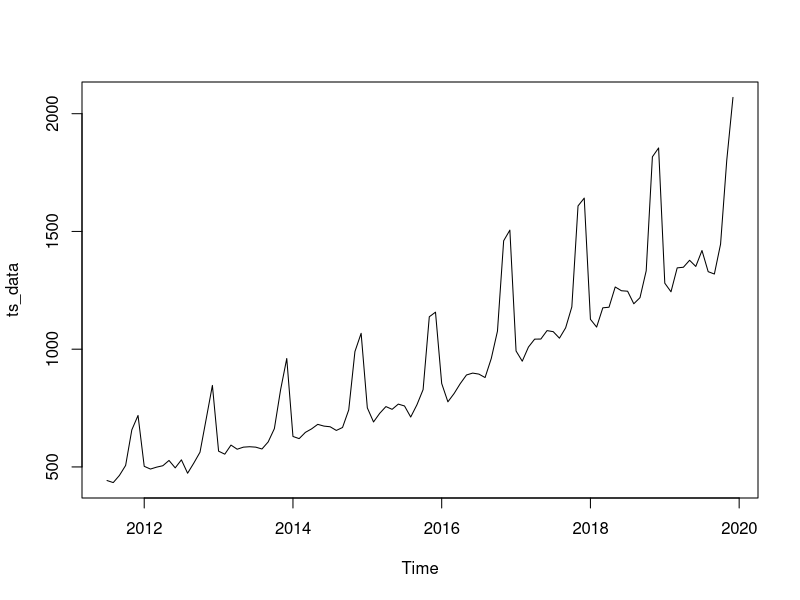
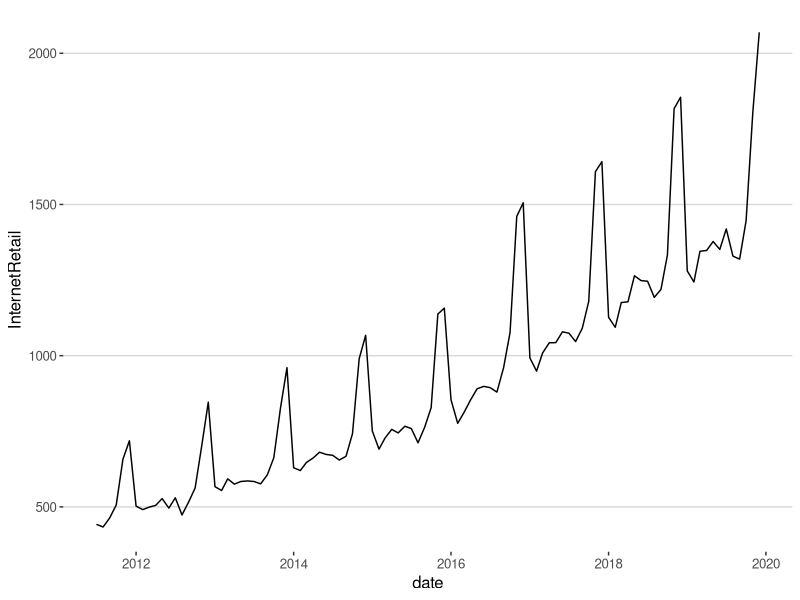
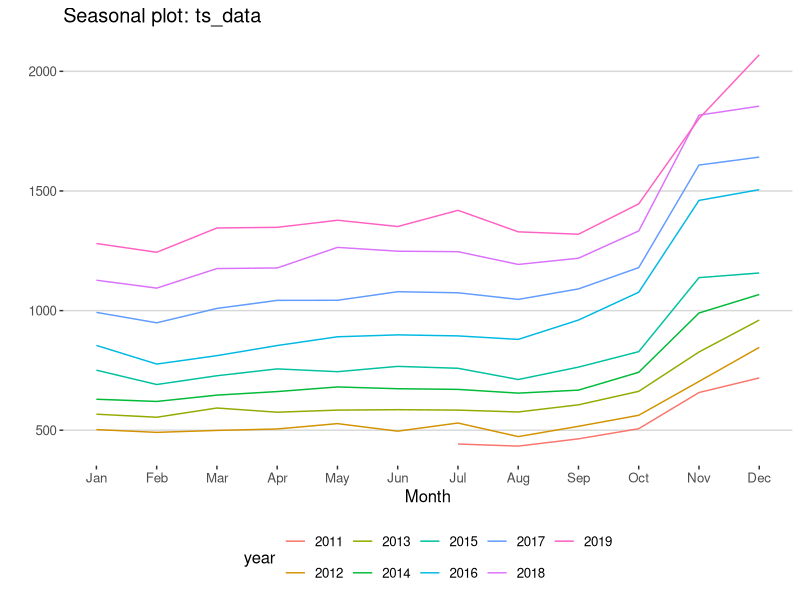
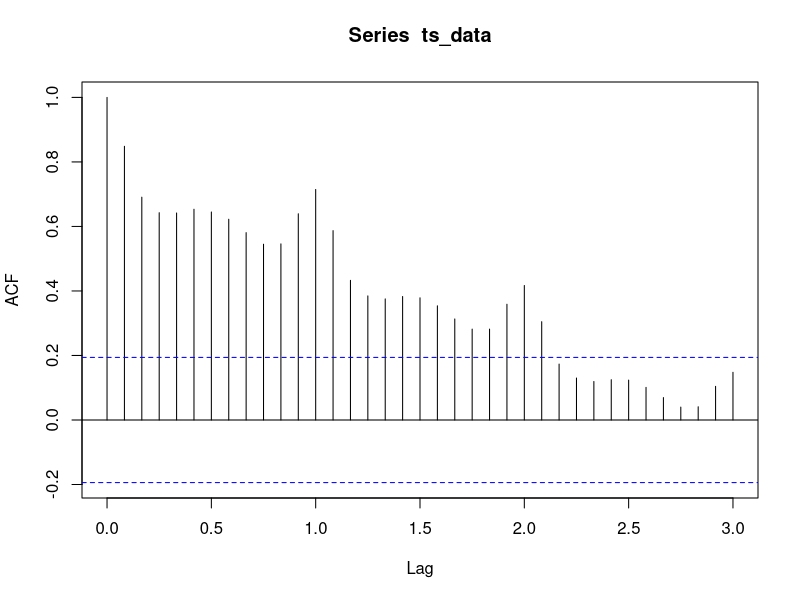
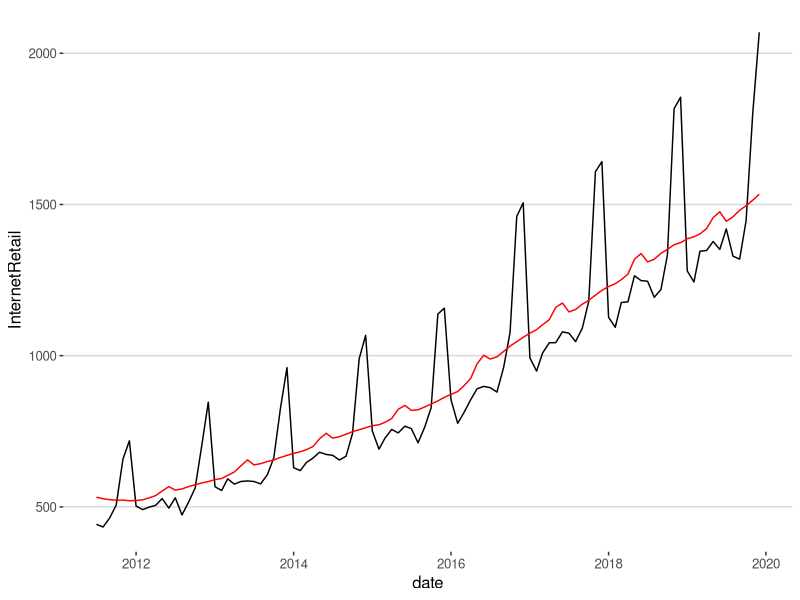
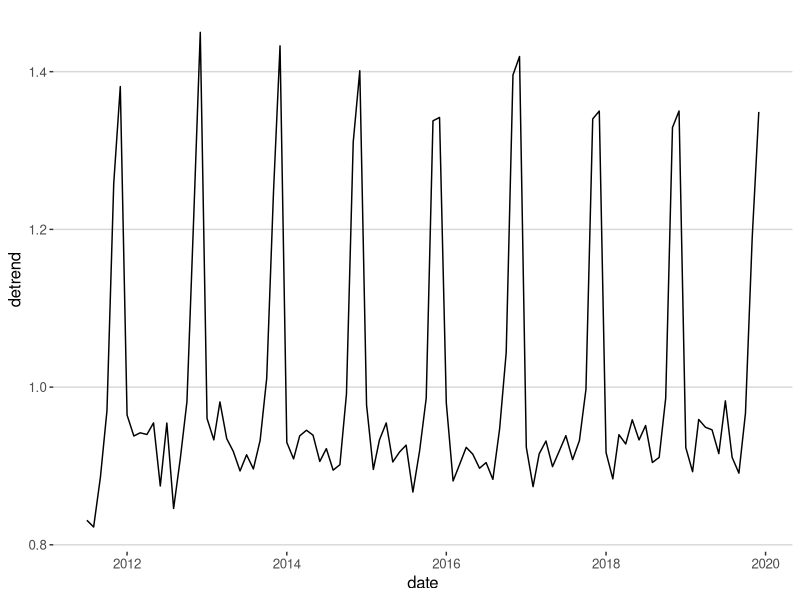
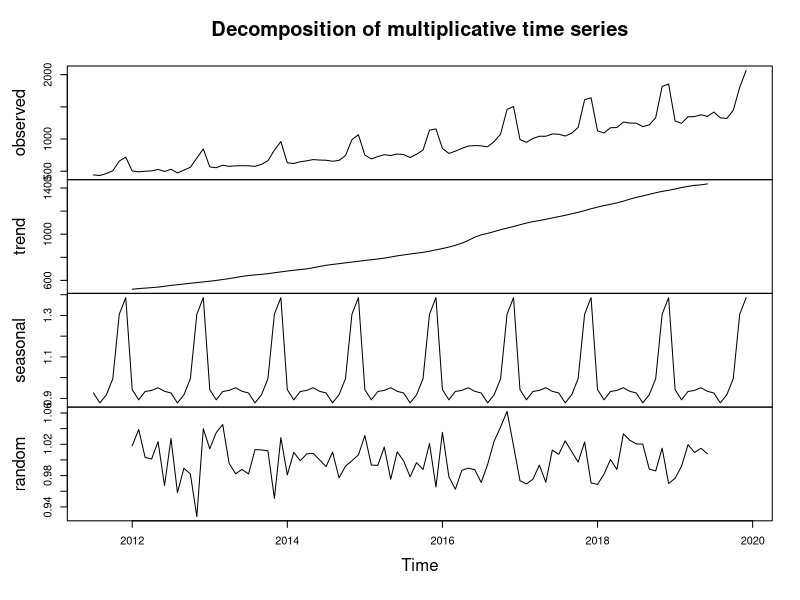
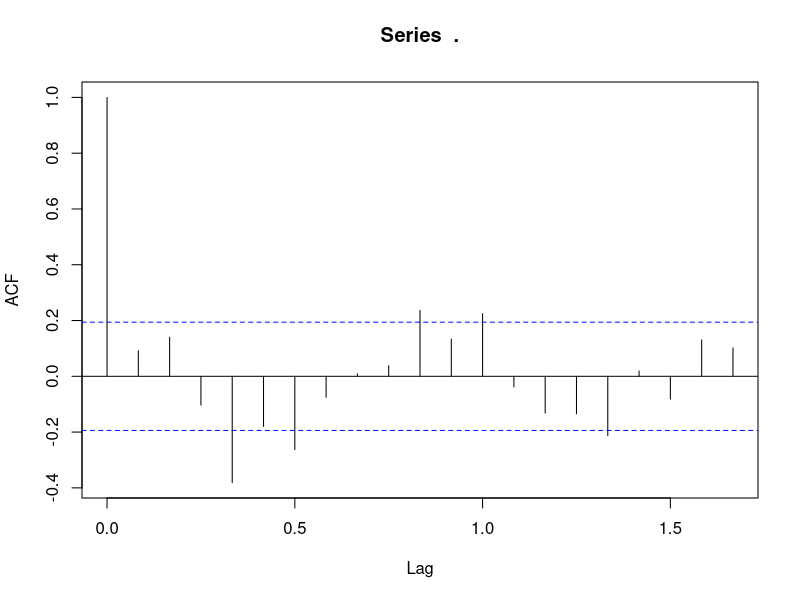

Here is the R script that generated these plots, in order:
library(tidyverse)
library(tseries)
library(lubridate)
library(forecast)
library(slider)
library(ggthemes)
library(broom)



# 2.a) --------------------------------------------------------------------

# Read data and convert date column to comfortable format
data <- read_csv2("./data/InternetRetailSales.csv") %>% 
  unite(col = "date", Year:Month, sep = " ", remove = FALSE) %>% 
  mutate_at("date", ~ymd(., truncated = 1))

# Convert data to time series object
ts_data <- ts(data$InternetRetail, frequency = 12, start = c(2011, 7))

# Plot the data
plot(ts_data)
ggplot(data, aes(x = date, y = InternetRetail)) + 
  geom_line() +
  theme_hc()

#' Comment: From the plot we can observe that the sales are trending upwards.
#' Additionally, we observe sales to be highly seasonal, with a sharp spike
#' in the last quarter.

# 2.b) --------------------------------------------------------------------

# Create seasonal plot
ggseasonplot(ts_data) + theme_hc()

#' Comment: With this plot the time axis is fixed to one year and different
#' years are represented by different lines. We can thus better compare sales
#' across years and more clearly see how sales spike in november and december, 
#' due to christmas business.


# Create acf plot
acf(ts_data, lag.max = 36)

#' Comment: The acf shows how much the sales of one month correlate with the 
#' nth lag of monthly sales, up to 36 months. We can see that the correlation
#' is especially high between the holiday sale seasons, which are 12 months 
#' apart. The acf is significant up to a lag of 24, resembling a 2 year time 
#' period.


# 2.c) --------------------------------------------------------------------

# Add simple moving average with window starting for t-6
data$simple_ma <- ts_data %>% slide_dbl(mean, .before = 6, .after = 6)
data$ma <- ma(ts_data, order = 12, centre = TRUE)

# Plot the data accordingly
ggplot(data, aes(x = date)) + 
  geom_line(aes(y = InternetRetail)) +
  geom_line(aes(y = simple_ma), color = "red") +
  theme_hc()

#' Comment: The MA process is of order 12, and thus averages over one year.
#' We can clearly see the smooth upwards trend of sales. 


# 2.d) --------------------------------------------------------------------
# https://anomaly.io/seasonal-trend-decomposition-in-r/index.html
# The type of the time series determines how the trend, seasonal and residual comp
# onent interact. If the time series is multiplicative, the components multiply
# together. An increasing trend then results in an increased amplitude of the
# seasonal activity.
# Formula
# The additive time series is defined by an additive nature of the individual comp
# onents. An increasing trend then does not corresponds to increasing peaks and troughs
# of the time series. It stays relatively stable and no change in amplitude can
# be observed.
# Formula

# For this dataset a multiplicative decomposition should be chosen, since we clearly
# see an increase in the fluctuation with increasing trend. 


# 2.e) --------------------------------------------------------------------XX 
data <- data %>% mutate(detrend = InternetRetail/simple_ma)
ggplot(data, aes(x = date)) + 
  geom_line(aes(y = detrend)) +
  theme_hc()

# No the data is not weakly stationary since the graph is obviously a 
# function of time and seasonal patterns pertain. Both mean and variance of the
# time series are a function of time.

# Decompose
data %>% group_by(Month) %>% summarize(Mean = mean(detrend))



# 2.f) --------------------------------------------------------------------XX

dec_data <- decompose(ts_data, type = "multiplicative")
plot(dec_data)

#' Comment: The process is decomposed into the trend, seasonal and random component.
#' The trend is smooth and continuously rising. The random seems to be 
#' a stationary process with constant mean and variance. The seasonal component..(stationary?)


# 2.g) --------------------------------------------------------------------

dec_data$random %>% acf(na.action = na.pass)

#' Comment: The residual component of the decomposition, seem to be white noise
#' as the spikes of the acf are only rarely significant.

# 2.h) --------------------------------------------------------------------

arima <- dec_data$random %>% auto.arima
summary(arima)
dec_data$random %>% plot

#' Check model diagnostics: The model has low error measures suggesting a 
#' good fit to the data.


ljung_test <- map_df(c(1:24), ~Box.test(dec_data$random, lag = ., type = "Box-Pierce") %>% tidy)
ljung_test %>% print(n = 50)


# 2.i) --------------------------------------------------------------------

preds <- forecast(arima, h = 24)
preds


#' Comment: The forecast follows our expectations as it continues the seasonal
#' pattern closely.
